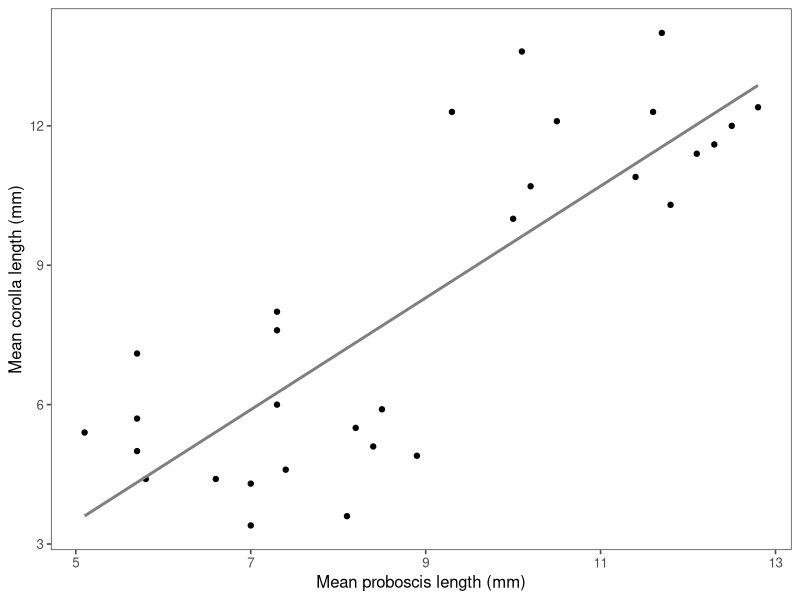

This chart was generated by the following R code:
## Read and plot proboscis length vs corolla length
## Data scanned from Figure 5 of Pyke et al. 1982
## Data produced via WebPlatDigitizer


library(tidyverse)
library(ggthemes)

prob_raw <- read_csv("proboscis_corolla.csv")
prob_raw %>% 
  ggplot(aes(x = proboscis,
             y = corolla)) +
  geom_point() +
  geom_smooth(method = "lm",
              se = FALSE,
              col = "gray50") +
  theme_few() +
  labs(x = "Mean proboscis length (mm)",
       y = "Mean corolla length (mm)")

## To get regression formula shown in figure 5.
## Comes very close to actual value.
bee_lm <- lm(corolla ~ proboscis, data = prob_raw)

summary(bee_lm)
